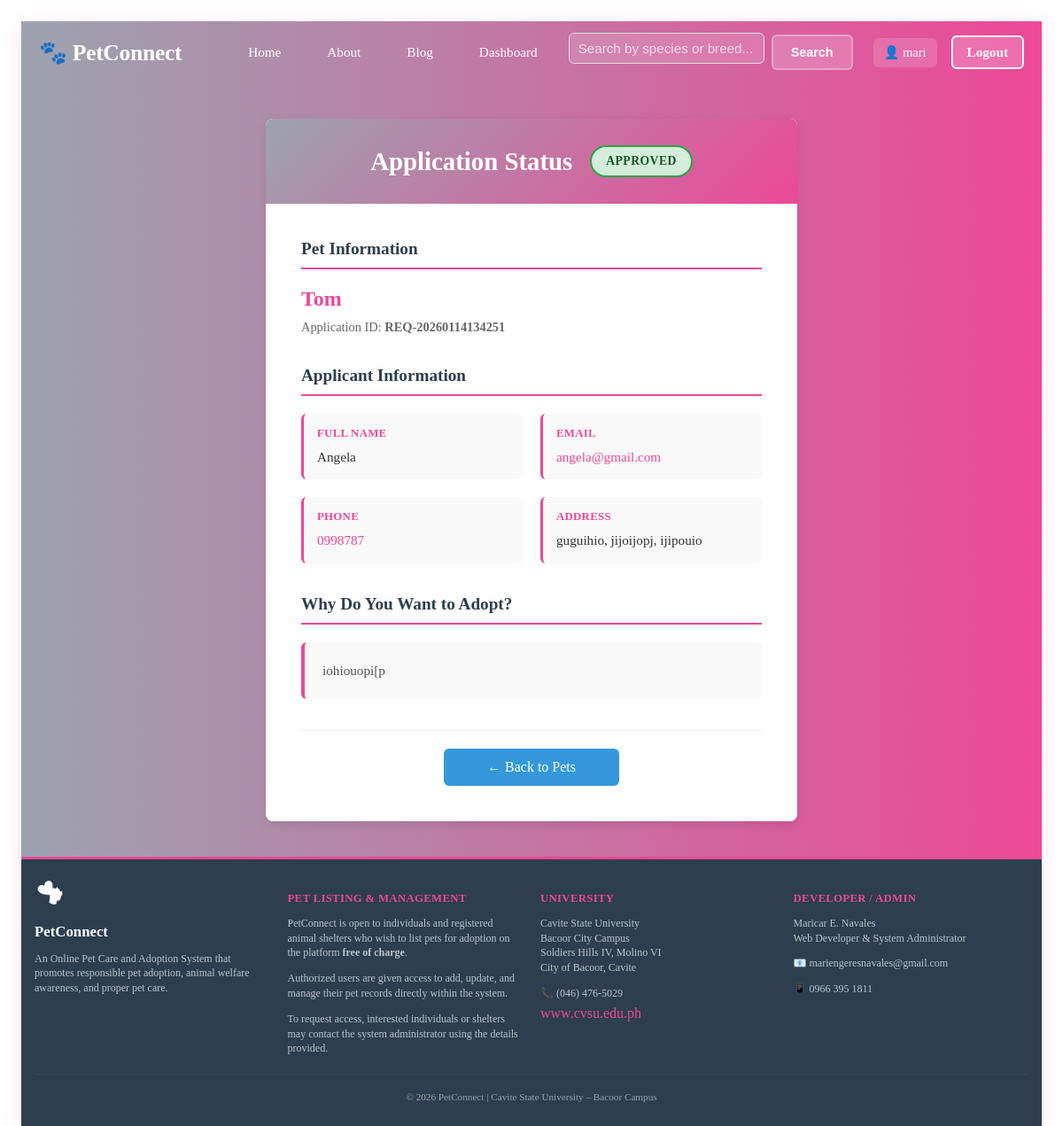
/applications/2/ (signed in), run on the app's committed database.
### pets/models.py (models this page shows, shortened)
class AdoptionApplication(models.Model):
    PENDING = 'PENDING'
    APPROVED = 'APPROVED'
    REJECTED = 'REJECTED'
    COMPLETED = 'COMPLETED'
    STATUS_CHOICES = [
        (PENDING, 'Pending'),
        (APPROVED, 'Approved'),
        (REJECTED, 'Rejected'),
        (COMPLETED, 'Completed'),
    ]
    request_id = models.CharField(max_length=50, unique=True, editable=False)
    pet = models.ForeignKey(Pet, on_delete=models.CASCADE, related_name='applications')
    first_name = models.CharField(max_length=100)
    middle_name = models.CharField(max_length=100, blank=True)
    last_name = models.CharField(max_length=100)
    email = models.EmailField()
    phone_number = models.CharField(max_length=20)
    address = models.TextField()
    city = models.CharField(max_length=100)
    province = models.CharField(max_length=100)
    pet_name = models.CharField(max_length=100)
    pet_image = models.FileField(upload_to='adoption_images/', blank=True, null=True)
    reason_for_adoption = models.TextField()
    created_at = models.DateTimeField(auto_now_add=True)
    status = models.CharField(max_length=20, choices=STATUS_CHOICES, default=PENDING)
    class Meta:
        ordering = ['-created_at']

### pets/views.py (the view)
# urls.py: path('applications/<int:pk>/', application_detail, name='application-detail'),
@login_required
def application_detail(request, pk):
    application = AdoptionApplication.objects.get(pk=pk)
    is_owner = (request.user.email and request.user.email == application.email) or (request.user.profile.name == application.first_name)
    is_shelter = hasattr(request.user, 'profile') and request.user.profile.role == 'SHELTER'
    if not (is_owner or is_shelter):
        from django.http import HttpResponseForbidden
        return HttpResponseForbidden('Not authorized to view this application')
    return render(request, 'app/application_detail.html', {'application': application})

### pets/templates/app/application_detail.html (shortened to what this page needs)
{% extends 'app/base.html' %}
{% block content %}
<div class="application-detail-container">
    <div class="application-card">
        <div class="application-header">
            <h2>Application Status</h2>
            <span class="status-badge {% if application.status == 'PENDING' %}status-pending{% elif application.status == 'APPROVED' %}status-approved{% else %}status-rejected{% endif %}">
                {{ application.get_status_display }}
            </span>
        </div>
        <div class="application-content">
            <div class="section">
                <h3>Pet Information</h3>
                <p class="pet-name">{{ application.pet_name }}</p>
                <p class="pet-info">Application ID: <strong>{{ application.request_id }}</strong></p>
            </div>
            <div class="section">
                <h3>Applicant Information</h3>
                <div class="info-grid">
                    <div class="info-item">
                        <label>Full Name</label>
                        <p>{{ application.first_name }} {{ application.last_name }}</p>
                    </div>
                    <div class="info-item">
                        <label>Email</label>
                        <p><a href="mailto:{{ application.email }}">{{ application.email }}</a></p>
                    </div>
                    <div class="info-item">
                        <label>Phone</label>
                        <p><a href="tel:{{ application.phone_number }}">{{ application.phone_number }}</a></p>
                    </div>
                    <div class="info-item">
                        <label>Address</label>
                        <p>{{ application.address }}, {{ application.city }}, {{ application.province }}</p>
                    </div>
                </div>
            </div>
            <div class="section">
                <h3>Why Do You Want to Adopt?</h3>
                <div class="reason-box">
                    <p>{{ application.reason_for_adoption }}</p>
                </div>
            </div>
            <div class="application-footer">
                <a href="{% url 'home' %}" class="btn-back">← Back to Pets</a>
            </div>
        </div>
    </div>
</div>
{% endblock %}

### pets/templates/app/petsnavbar.html (shortened to what this page needs)
<header class="navbar">
    <div class="navbar-container">
        <div class="navbar-brand">
            <a href="{% url 'home' %}" class="logo">🐾 PetConnect</a>
        </div>
        <nav class="navbar-menu">
            <a href="{% url 'home' %}" class="nav-link">Home</a>
            <a href="{% url 'about' %}" class="nav-link">About</a>
            <a href="{% url 'pet-tips' %}" class="nav-link">Blog</a>
            {% if user.is_authenticated %}
                {% if user.profile.role == 'SHELTER' %}
                    <a href="{% url 'dashboard' %}" class="nav-link">Dashboard</a>
                {% elif user.profile.role == 'ADOPTER' %}
                    <a href="{% url 'my-applications' %}" class="nav-link">My Applications</a>
                {% endif %}
            {% endif %}
        </nav>
        <form method="get" class="navbar-search-form" action="{% url 'home' %}">
            <input type="text" name="search" placeholder="Search by species or breed..." value="{{ request.GET.search }}" class="navbar-search-input">
            <button type="submit" class="navbar-search-btn">Search</button>
        </form>
        <div class="navbar-auth">
            {% if user.is_authenticated %}
                <span class="nav-user">👤 {{ user.username }}</span>
                <a href="{% url 'logout' %}" id="logout-link" class="nav-link btn-logout">Logout</a>
            {% else %}
                <a href="{% url 'login' %}" class="nav-link btn-login">Login</a>
                <a href="{% url 'signup' %}" class="nav-link btn-signup">Sign Up</a>
            {% endif %}
        </div>
    </div>

### static/css/pet.css (style rules this page uses)
html, body { height: 100%; margin: 0; padding: 0; }
body { display: flex; flex-direction: column; }
form input[type="text"], form input[type="number"], form input[type="email"], form input[type="file"], form select, form textarea { width:100%; padding:8px 10px; border:1px solid #ddd; border-radius:6px; box-sizing:border-box; margin-bottom:10px; font-size:0.95rem; }
form button, .btn { background:#3498db; color:#fff; padding:8px 14px; border-radius:6px; border:none; cursor:pointer }
.pet-info { flex-grow: 1; margin-bottom: 12px; }
.page-container > :not(.footer) { flex: 0 0 auto; }
.navbar { background: linear-gradient(90deg, #9CA3AF 0%, #EC4899 100%); padding: 0; box-shadow: 0 4px 20px rgba(236, 72, 153, 0.15); position: sticky; top: 0; z-index: 1000; }
.navbar-container { max-width: 1200px; margin: 0 auto; display: flex; align-items: center; justify-content: space-between; padding: 0 20px; height: auto; min-height: 70px; flex-wrap: wrap; gap: 20px; }
.navbar-brand .logo { font-size: 1.6rem; font-weight: 700; color: #fff; text-decoration: none; letter-spacing: -0.3px; transition: all 0.3s ease; display: flex; align-items: center; gap: 8px; }
.navbar-menu { display: flex; gap: 28px; flex: 0 1 auto; margin-left: 40px; }
.navbar-auth { display: flex; align-items: center; gap: 16px; }
.nav-link { color: #fff; text-decoration: none; font-weight: 500; font-size: 0.95rem; padding: 8px 12px; border-radius: 6px; transition: all 0.3s ease; position: relative; }
.nav-link:not(.btn-login):not(.btn-signup):not(.btn-logout)::after { content: ''; position: absolute; bottom: -4px; left: 0; width: 0; height: 2px; background: #fff; border-radius: 1px; transition: width 0.3s ease; }
.nav-user { color: #fff; font-weight: 500; padding: 8px 12px; border-radius: 6px; background: rgba(255, 255, 255, 0.15); font-size: 0.9rem; }
.btn-logout { background: rgba(255, 255, 255, 0.2); border: 2px solid #fff; padding: 8px 16px !important; border-radius: 6px; font-weight: 600; }
.navbar-search-form { display: flex; gap: 8px; align-items: center; }
.navbar-search-input { padding: 10px 16px; border: 2px solid rgba(255, 255, 255, 0.3); border-radius: 6px; font-size: 0.9rem; width: 250px; background: rgba(255, 255, 255, 0.15); color: #fff; transition: all 0.3s ease; }
.navbar-search-input::placeholder { color: rgba(255, 255, 255, 0.7); }
.navbar-search-btn { background: rgba(255, 255, 255, 0.2); color: white; padding: 10px 20px; border: 2px solid rgba(255, 255, 255, 0.3); border-radius: 6px; font-size: 0.9rem; font-weight: 600; cursor: pointer; transition: all 0.3s ease; }
.btn-back { flex: 1; min-width: 150px; background: #e0e0e0; color: #333; padding: 14px 28px; border-radius: 8px; text-decoration: none; font-weight: 600; font-size: 1rem; text-align: center; transition: all 0.3s ease; }

### data on the page
AdoptionApplication: status "APPROVED", pet_name "Tom", request_id "REQ-20260114134251", first_name "Angela", email "angela@gmail.com", phone_number "0998787", address "guguihio", city "jijoijopj", province "ijipouio", reason_for_adoption "iohiouopi[p"

### other printed values
{{ user.username }} "mari"
